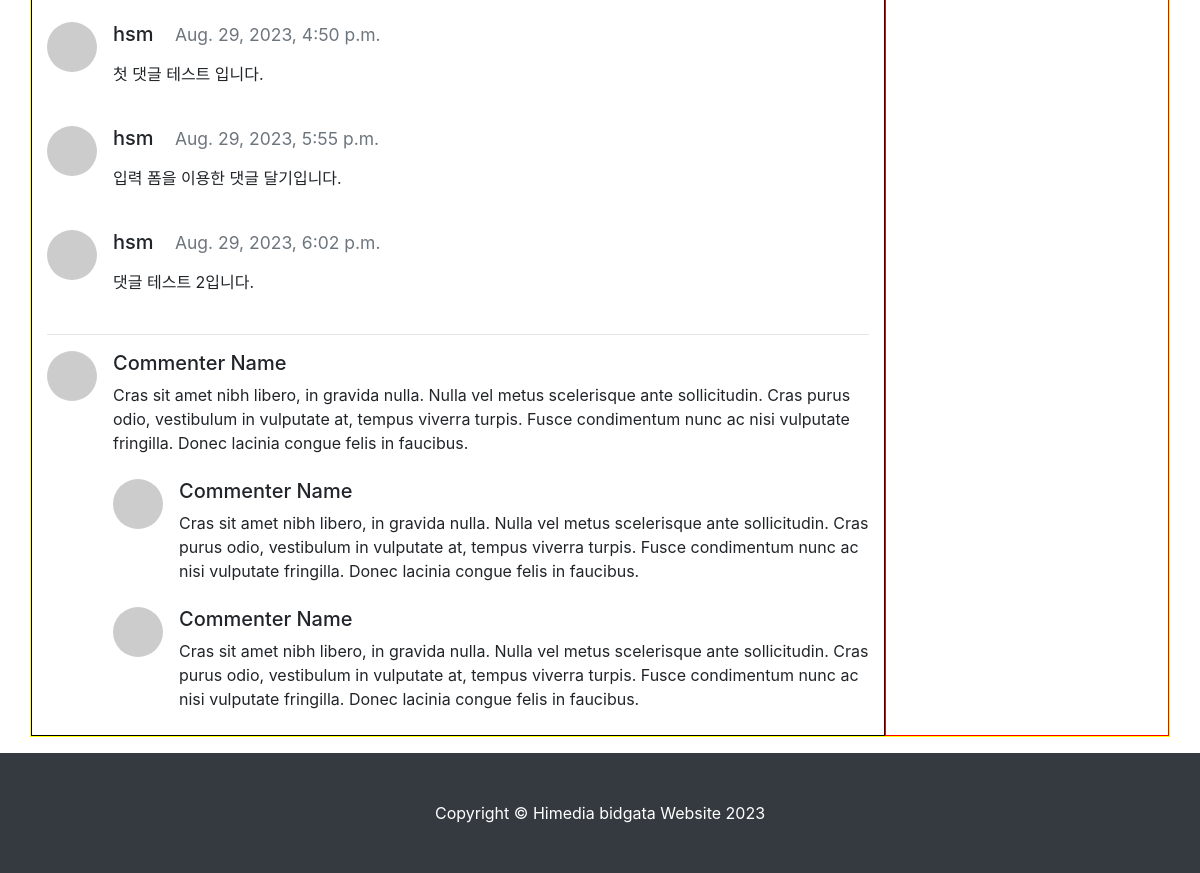
The page /blog/25/ (lower part) on the database as committed earlier.
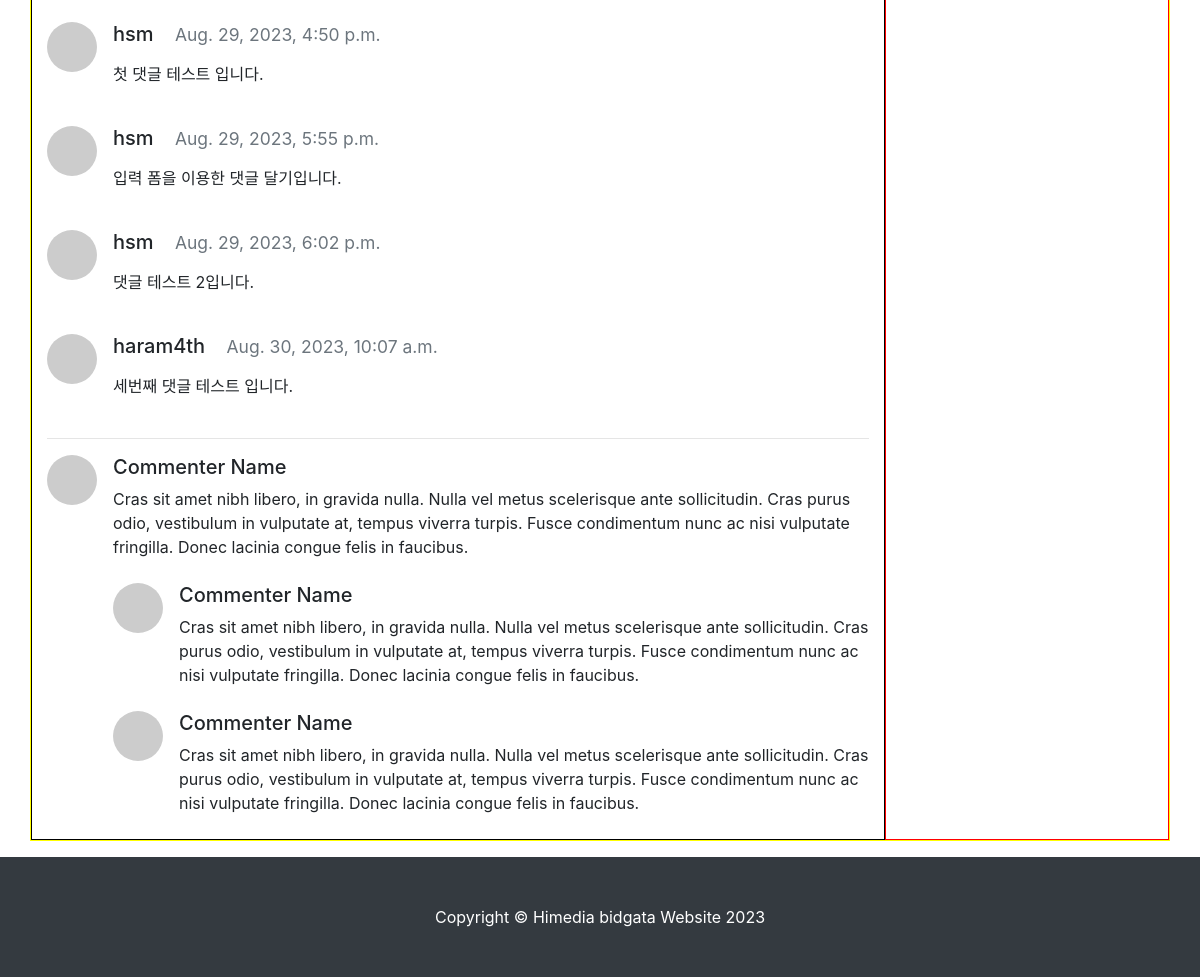
The same page on the database as committed later.
### blog/models.py (models this page shows, shortened)
class Comment(models.Model):
    post = models.ForeignKey(Post, on_delete=models.CASCADE)
    author = models.ForeignKey(User, on_delete=models.CASCADE)
    content = models.TextField()
    created_at = models.DateTimeField(auto_now_add=True)
    modified_at = models.DateTimeField(auto_now=True)

### blog/views.py (the view)
# urls.py: path('<int:pk>/', views.PostDetail.as_view()),
class PostDetail(DetailView):
    model = Post
    def get_context_data(self, **kwargs):
        context = super(PostDetail, self).get_context_data()
        context['categories'] = Category.objects.all()
        context['no_category_post_count'] = Post.objects.filter(category=None).count()
        context['comment_form'] = CommentForm
        return context

### blog/models.py (called while the page is built)
    def __str__(self):
        return self.name

    def get_absolute_url(self):
        return f'/blog/tag/{self.slug}/'

    def __str__(self):
        return self.name

    def get_absolute_url(self):
        return f'/blog/category/{self.slug}/'

    def get_content_markdown(self):
        return markdown(self.content)

### blog/templates/blog/post_detail.html (shortened to what this page needs)
{% extends 'blog/base.html' %}
{% load crispy_forms_tags %}
{% block main_area %}
<div id="comment-area">
    {% if post.comment_set.exists %}
      {% for comment in post.comment_set.iterator %}
      <div class="media mb-4" id="comment-{{comment.pk}}">
        <img class="d-flex mr-3 rounded-circle" src="http://placehold.it/50x50" alt="">
        <div class="media-body">
          <h5 class="mt-0">{{comment.author.username}} &nbsp;&nbsp;
            <small class="text-muted">{{comment.created_at}}</small>
          </h5>
          <p>{{comment.content | linebreaks}}</p>
        </div>
      </div>
      {% endfor %}
    {% endif %}
<hr/>
    <div class="media mb-4">
      <img class="d-flex mr-3 rounded-circle" src="http://placehold.it/50x50" alt="">
      <div class="media-body">
        <h5 class="mt-0">Commenter Name</h5>
        Cras sit amet nibh libero, in gravida nulla. Nulla vel metus scelerisque ante sollicitudin. Cras purus odio,
        vestibulum in vulputate at, tempus viverra turpis. Fusce condimentum nunc ac nisi vulputate fringilla. Donec
        lacinia
        congue felis in faucibus.
        <div class="media mt-4">
          <img class="d-flex mr-3 rounded-circle" src="http://placehold.it/50x50" alt="">
          <div class="media-body">
            <h5 class="mt-0">Commenter Name</h5>
            Cras sit amet nibh libero, in gravida nulla. Nulla vel metus scelerisque ante sollicitudin. Cras purus odio,
            vestibulum in vulputate at, tempus viverra turpis. Fusce condimentum nunc ac nisi vulputate fringilla. Donec
            lacinia congue felis in faucibus.
          </div>
        </div>
        <div class="media mt-4">
          <img class="d-flex mr-3 rounded-circle" src="http://placehold.it/50x50" alt="">
          <div class="media-body">
            <h5 class="mt-0">Commenter Name</h5>
            Cras sit amet nibh libero, in gravida nulla. Nulla vel metus scelerisque ante sollicitudin. Cras purus odio,
            vestibulum in vulputate at, tempus viverra turpis. Fusce condimentum nunc ac nisi vulputate fringilla. Donec
            lacinia congue felis in faucibus.
          </div>
        </div>
      </div>
    </div>
  </div>
</div>
{% endblock %}

Rows that differ between the two databases and show on the page:
added Comment: author.username "haram4th", created_at "Aug. 30, 2023, 10:07 a.m.", content "세번째 댓글 테스트 입니다."
